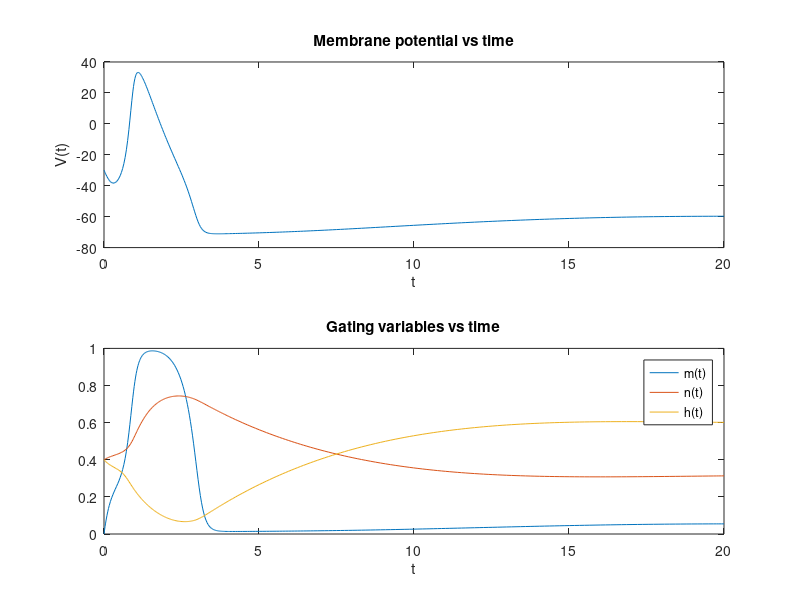

The MATLAB source for this figure:
global gK gNa gL VK VNa VL I C;

gNa = 120; gK = 36; gL = 0.3;
VNa = 55; VK = -72; VL = -50;
C = 1; I = 0;

am = @(V) -0.1 * (35+V) ./ (exp(-0.1*(35+V)) - 1);
bm = @(V) 4 * exp(-(60+V)/18);

ah = @(V) 0.07 * exp(-(60+V)/20);
bh = @(V) 1 ./ (exp(-(30+V)/10) + 1);

an = @(V) 0.01 * (-(50+V)) ./ (exp(-0.1*(50+V)) - 1);
bn = @(V) 0.125 * exp(-(60+V)/80);


f = @(t,y) [ (-gK*y(3).^4.*(y(1) - VK) - gNa*y(2).^3.*y(4).*(y(1)-VNa)-gL.*(y(1)-VL) + I)/C; ...
               am(y(1)).*(1-y(2))-bm(y(1)).*y(2); ...
               an(y(1)).*(1-y(3))-bn(y(1)).*y(3); ...
               ah(y(1)).*(1-y(4))-bh(y(1)).*y(4) ];
         
[T, Y] = ode45(f, [0 20], [-30 0 0.4 0.4]);

subplot(211);
plot(T,Y(:,1));
xlabel('t'); ylabel('V(t)');
title('Membrane potential vs time');

subplot(212);
plot(T,Y(:,2), T,Y(:,3), T, Y(:,4));
legend('m(t)', 'n(t)', 'h(t)');
xlabel('t'); %ylabel('V(t)');
title('Gating variables vs time');